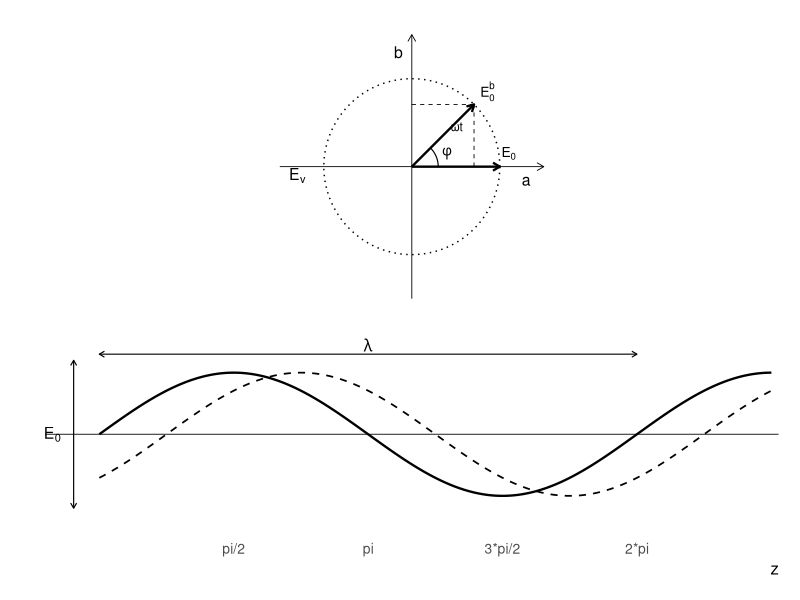

The R script that drew this image: (Note: this script raises an error after producing the figure.)
# R code to reconstruct phase-distance diagrams from TomoSAR presentation
# Slide 5: Phase as a relative distance measure

library(ggplot2)
library(grid)
library(gridExtra)
library(patchwork)

# ============================================================================
# LEFT IMAGE: Phasor Diagram + Sinusoidal Wave
# ============================================================================

# --- Part 1: Phasor Diagram (top) ---
create_phasor_diagram <- function() {
  # Set up the plot
  p <- ggplot() + 
    coord_fixed(ratio = 1) +
    xlim(-1.5, 1.5) +
    ylim(-1.5, 1.5) +
    theme_void() +
    theme(plot.margin = margin(10, 10, 10, 10))
  
  # Draw the circle
  circle_data <- data.frame(
    x = cos(seq(0, 2*pi, length.out = 100)),
    y = sin(seq(0, 2*pi, length.out = 100))
  )
  p <- p + geom_path(data = circle_data, aes(x = x, y = y), 
                     linetype = "dotted", size = 0.5)
  
  # Draw axes
  p <- p + 
    geom_segment(aes(x = -1.5, xend = 1.5, y = 0, yend = 0), 
                 arrow = arrow(length = unit(0.2, "cm")), size = 0.3) +
    geom_segment(aes(x = 0, xend = 0, y = -1.5, yend = 1.5), 
                 arrow = arrow(length = unit(0.2, "cm")), size = 0.3)
  
  # Define angle for the phasor (45 degrees = pi/4)
  phi <- pi/4
  
  # Draw E_0 vector (horizontal)
  p <- p + 
    geom_segment(aes(x = 0, xend = 1, y = 0, yend = 0), 
                 arrow = arrow(length = unit(0.2, "cm")), 
                 size = 0.8, color = "black")
  
  # Draw rotating vector E (at angle phi)
  E_x <- cos(phi)
  E_y <- sin(phi)
  p <- p + 
    geom_segment(aes(x = 0, xend = E_x, y = 0, yend = E_y), 
                 arrow = arrow(length = unit(0.2, "cm")), 
                 size = 0.8, color = "black")
  
  # Draw angle arc
  arc_angles <- seq(0, phi, length.out = 30)
  arc_data <- data.frame(
    x = 0.3 * cos(arc_angles),
    y = 0.3 * sin(arc_angles)
  )
  p <- p + geom_path(data = arc_data, aes(x = x, y = y), size = 0.4)
  
  # Add labels
  p <- p + 
    annotate("text", x = -1.3, y = -0.1, label = "E[v]", parse = TRUE, size = 4) +
    annotate("text", x = 1.3, y = -0.15, label = "a", size = 4) +
    annotate("text", x = -0.15, y = 1.3, label = "b", size = 4) +
    annotate("text", x = 1.1, y = 0.15, label = "E[0]", parse = TRUE, size = 3.5) +
    annotate("text", x = E_x + 0.15, y = E_y + 0.15, label = "E[0]^{b}", parse = TRUE, size = 3.5) +
    annotate("text", x = 0.4, y = 0.15, label = "phi", parse = TRUE, size = 3.5) +
    annotate("text", x = E_x - 0.2, y = E_y/2 + 0.1, label = "omega*t", parse = TRUE, size = 3)
  
  # Draw vertical dashed line from tip of vector
  p <- p + 
    geom_segment(aes(x = E_x, xend = E_x, y = 0, yend = E_y), 
                 linetype = "dashed", size = 0.3, color = "black")
  
  # Draw horizontal dashed projection
  p <- p + 
    geom_segment(aes(x = 0, xend = E_x, y = E_y, yend = E_y), 
                 linetype = "dashed", size = 0.3, color = "black")
  
  return(p)
}

# --- Part 2: Sinusoidal Wave (bottom) ---
create_sine_wave <- function() {
  # Create wave data
  z <- seq(0, 2.5*pi, length.out = 200)
  wave1 <- sin(z)
  wave2 <- sin(z - pi/4)  # Shifted wave
  
  wave_data <- data.frame(
    z = z,
    wave1 = wave1,
    wave2 = wave2
  )
  
  p <- ggplot(wave_data) + 
    geom_hline(yintercept = 0, size = 0.3) +
    geom_line(aes(x = z, y = wave1), size = 0.8) +
    geom_line(aes(x = z, y = wave2), linetype = "dashed", size = 0.6) +
    scale_x_continuous(
      breaks = c(0, pi/2, pi, 3*pi/2, 2*pi),
      labels = c("", "pi/2", "pi", "3*pi/2", "2*pi"),
      expand = c(0.01, 0)
    ) +
    ylim(-1.5, 1.5) +
    labs(x = "z", y = "") +
    theme_minimal() +
    theme(
      axis.title.x = element_text(hjust = 1, size = 12),
      axis.text.x = element_text(size = 10),
      axis.text.y = element_blank(),
      axis.ticks.y = element_blank(),
      panel.grid = element_blank(),
      plot.margin = margin(5, 10, 10, 10)
    )
  
  # Add E_0 label with arrow
  p <- p + 
    annotate("segment", x = -0.3, xend = -0.3, y = -1.2, yend = 1.2,
             arrow = arrow(length = unit(0.15, "cm"), ends = "both"), size = 0.4) +
    annotate("text", x = -0.55, y = 0, label = "E[0]", parse = TRUE, size = 4)
  
  # Add wavelength lambda indicator
  p <- p + 
    annotate("segment", x = 0, xend = 2*pi, y = 1.3, yend = 1.3,
             arrow = arrow(length = unit(0.15, "cm"), ends = "both"), size = 0.4) +
    annotate("text", x = pi, y = 1.45, label = "lambda", parse = TRUE, size = 4)
  
  return(p)
}

# ============================================================================
# RIGHT IMAGE: Phase Difference Between Two Waves
# ============================================================================

create_phase_difference_diagram <- function() {
  # Create wave data
  z <- seq(0, 3*pi, length.out = 300)
  wave_A <- sin(z)
  wave_B <- sin(z - 3*pi/2)  # 270 degree shift (3/4 wavelength)
  
  wave_data <- data.frame(
    z = z,
    wave_A = wave_A,
    wave_B = wave_B
  )
  
  # Find points B1 and B2 for marking
  B1_idx <- which.min(abs(z - pi/2))
  B2_idx <- which.min(abs(z - (pi/2 + 2*pi)))
  
  p <- ggplot(wave_data) + 
    geom_hline(yintercept = 0, size = 0.3) +
    geom_line(aes(x = z, y = wave_A), size = 0.8) +
    geom_line(aes(x = z, y = wave_B), size = 0.8) +
    coord_cartesian(xlim = c(0, 3*pi), ylim = c(-1.3, 1.5)) +
    theme_void() +
    theme(plot.margin = margin(10, 10, 10, 10))
  
  # Mark points A, B1, B2
  p <- p + 
    annotate("point", x = 0, y = 0, size = 2) +
    annotate("text", x = -0.2, y = -0.15, label = "A", size = 5) +
    annotate("point", x = z[B1_idx], y = wave_A[B1_idx], size = 2) +
    annotate("text", x = z[B1_idx] + 0.3, y = wave_A[B1_idx], label = "B[1]", parse = TRUE, size = 4) +
    annotate("point", x = z[B2_idx], y = wave_A[B2_idx], size = 2) +
    annotate("text", x = z[B2_idx] + 0.3, y = wave_A[B2_idx], label = "B[2]", parse = TRUE, size = 4)
  
  # Draw wavelength lambda indicator on top wave
  lambda_start <- 0.5
  lambda_end <- lambda_start + 2*pi
  p <- p + 
    annotate("segment", x = lambda_start, xend = lambda_end, y = 1.3, yend = 1.3,
             arrow = arrow(length = unit(0.15, "cm"), ends = "both"), size = 0.4) +
    annotate("text", x = (lambda_start + lambda_end)/2, y = 1.45, 
             label = "lambda", parse = TRUE, size = 4.5)
  
  # Draw distance d indicator on right side
  d_x <- 2.8*pi
  p <- p + 
    annotate("segment", x = d_x, xend = d_x, 
             y = wave_A[which.min(abs(z - d_x))], 
             yend = wave_B[which.min(abs(z - d_x))],
             arrow = arrow(length = unit(0.15, "cm"), ends = "both"), size = 0.4) +
    annotate("text", x = d_x + 0.25, 
             y = (wave_A[which.min(abs(z - d_x))] + wave_B[which.min(abs(z - d_x))])/2, 
             label = "d", size = 5)
  
  # Add phase difference equations
  eq_x <- 2*pi + 0.5
  eq_y_start <- -0.9
  p <- p + 
    annotate("text", x = eq_x, y = eq_y_start, 
             label = "Delta*phi == (d/lambda)*2*pi", parse = TRUE, 
             size = 3.5, hjust = 0) +
    annotate("text", x = eq_x + 0.3, y = eq_y_start - 0.15, 
             label = "== (3/4)*2*pi", parse = TRUE, 
             size = 3.5, hjust = 0) +
    annotate("text", x = eq_x + 0.3, y = eq_y_start - 0.30, 
             label = "== (3/2)*pi", parse = TRUE, 
             size = 3.5, hjust = 0) +
    annotate("text", x = eq_x + 0.3, y = eq_y_start - 0.45, 
             label = "== 270*degree", parse = TRUE, 
             size = 3.5, hjust = 0)
  
  return(p)
}

# ============================================================================
# Create and Save Both Diagrams
# ============================================================================

# Create left image (phasor + wave combined vertically)
phasor_plot <- create_phasor_diagram()
wave_plot <- create_sine_wave()

left_image <- phasor_plot / wave_plot + 
  plot_layout(heights = c(1, 0.7))

# Create right image (phase difference)
right_image <- create_phase_difference_diagram()

# Save individual plots
ggsave("phase_phasor_and_wave.png", left_image, width = 8, height = 10, dpi = 300, bg = "white")
ggsave("phase_difference.png", right_image, width = 10, height = 6, dpi = 300, bg = "white")

# Display plots
print("Left image (Phasor + Wave):")
print(left_image)

print("\nRight image (Phase Difference):")
print(right_image)

# Optional: Create side-by-side comparison
combined_plot <- left_image | right_image
ggsave("phase_distance_complete.png", combined_plot, width = 16, height = 10, dpi = 300, bg = "white")

cat("\nPlots saved as:\n")
cat("- phase_phasor_and_wave.png (left image)\n")
cat("- phase_difference.png (right image)\n")
cat("- phase_distance_complete.png (both images side by side)\n")